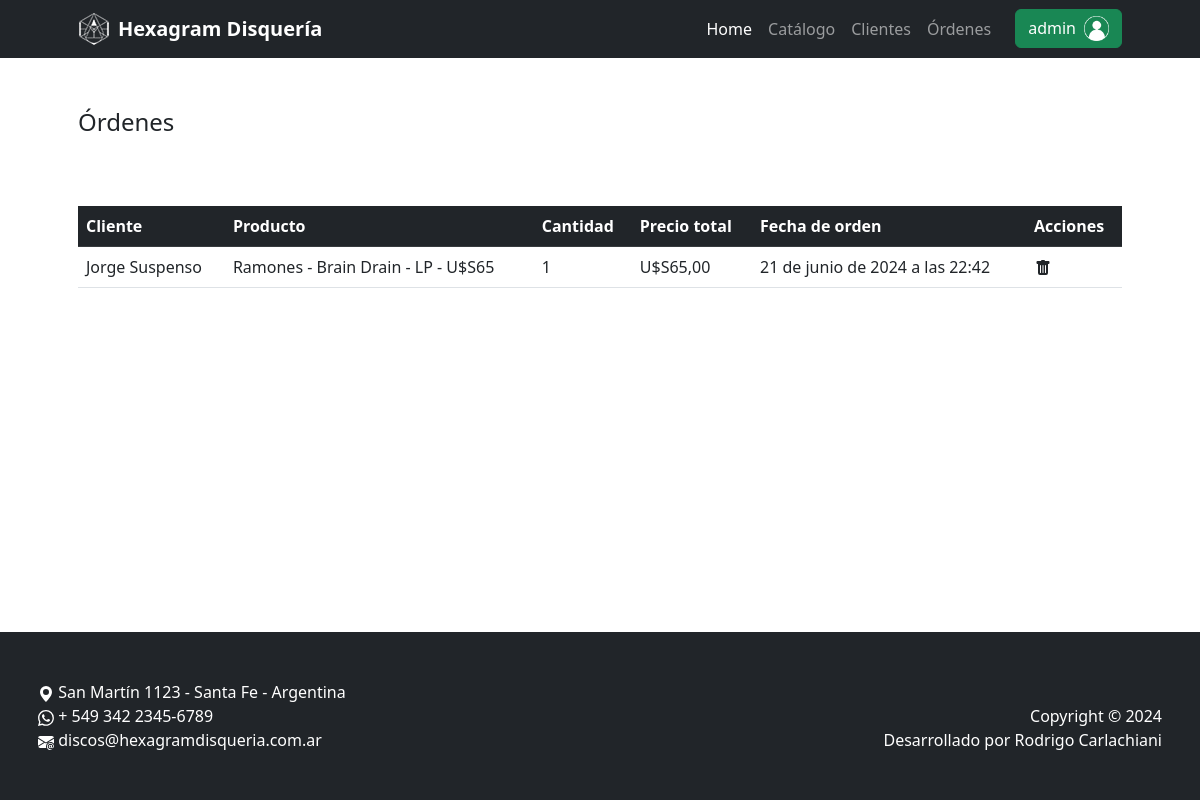
The app's page /ordenes/home/ (signed in) with its own data.
### ordenes/models.py (models this page shows, shortened)
class Order(models.Model):
  client = models.ForeignKey(Client, on_delete=models.DO_NOTHING, related_name='orders')
  product = models.ForeignKey(Product, on_delete=models.DO_NOTHING)
  quantity = models.PositiveIntegerField()
  total_price = models.DecimalField(max_digits=10, decimal_places=2, editable=False)
  order_date = models.DateTimeField(default=timezone.now, editable=False)
  class Meta:
    ordering = ['-order_date']

### clientes/models.py (models this page shows)
class Client(models.Model):
    user = models.OneToOneField(User, on_delete=models.CASCADE, related_name='client')
    phone = models.CharField(max_length=50, blank=True)
    birthdate = models.DateField(null=True, blank=True)
    avatar = models.ImageField(upload_to='avatars/', default='project/core/static/core/img/avatar_default.webp', null=True, blank=True)

### catalogo/models.py (models this page shows, shortened)
class Product(models.Model):
  name = models.CharField(max_length=100, verbose_name='Nombre')
  price = models.IntegerField(verbose_name='Precio')
  format = models.ForeignKey(Format, on_delete=models.CASCADE, verbose_name='Formato')
  genre = models.ForeignKey(Genre, on_delete=models.CASCADE, verbose_name='Género')
  stock = models.IntegerField(default=0, verbose_name='Stock')
  image = models.ImageField(upload_to='products/', null=True, blank=True, verbose_name='Imagen')

class Format(models.Model):
  name = models.CharField(max_length=100, unique=True, verbose_name='Nombre')
  def __str__(self):
    return self.name

### ordenes/views.py (the view)
# urls.py: path('home/', views.home, name='home'),
@login_required
def home(request):
  if request.user.is_staff:
    orders = models.Order.objects.all()
    return render(request, 'ordenes/index.html', {'ordenes': orders})
  else:
    cliente = request.user.client
    orders = models.Order.objects.filter(client=cliente)
    return render(request, 'ordenes/index.html', {'ordenes': orders})

### ordenes/templates/ordenes/index.html (shortened to what this page needs)
{% extends 'core/base.html' %}
{% block contenido %}
<div class="d-flex mt-4 justify-content-between w-100">
  <h3 class="fs-4 text-start">
    {% if request.user.is_staff %}
    Órdenes
    {% else %}
    Mis Órdenes
    {% endif %}
  </h3>
</div>
<div class="d-flex flex-column align-items-center w-100 h-75 mt-2" style="overflow-y: auto; max-height: 50vh">
  <table class="table">
    <tr class="table-dark">
      {% if request.user.is_staff %}
      <th>Cliente</th>
      {% endif %}
      <th>Producto</th>
      <th>Cantidad</th>
      <th>Precio total</th>
      <th>Fecha de orden</th>
      <th>Acciones</th>
    </tr>
    {% if not ordenes %}
    <tr>
      <td colspan="6" class="bg-light">
        <div class="d-flex justify-content-center align-items-center gap-2">
          <svg xmlns="http://www.w3.org/2000/svg" width="16" height="16" fill="currentColor"
            class="bi bi-exclamation-triangle-fill" viewBox="0 0 16 16">
            <path
              d="M8.982 1.566a1.13 1.13 0 0 0-1.96 0L.165 13.233c-.457.778.091 1.767.98 1.767h13.713c.889 0 1.438-.99.98-1.767zM8 5c.535 0 .954.462.9.995l-.35 3.507a.552.552 0 0 1-1.1 0L7.1 5.995A.905.905 0 0 1 8 5m.002 6a1 1 0 1 1 0 2 1 1 0 0 1 0-2" />
          </svg>
          Aún no {%if request.user.is_staff%}han{%else%}has{%endif%} realizado ninguna orden.
        </div>
      </td>
    </tr>
    {% else %}
    {% for orden in ordenes %}
    <tr>
      {% if request.user.is_staff %}
      <td>{{orden.client.user.first_name}} {{orden.client.user.last_name}}</td>
      {% endif %}
      <td>{{orden.product.name}} - {{orden.product.format}} - U$S{{orden.product.price}}</td>
      <td>{{orden.quantity}}</td>
      <td>U$S{{orden.total_price}}</td>
      <td>{{orden.order_date}}</td>
      <td>
        <div class="d-flex">
          <a type=" ubmit" class="btn btn-sm m-0 p-0" href="{% url 'ordenes:order_delete' orden.id %}">
          </a>
        </div>
      </td>
    </tr>
    {% endfor %}
    {% endif %}
  </table>
</div>
{% endblock contenido %}

### core/templates/core/components/navbar.html (shortened to what this page needs)
{% load static %}
<nav class="d-flex navbar navbar-expand-lg navbar-dark bg-dark">
  <div class="container px-5 h-100">
    <a class="navbar-brand fw-bold d-flex align-items-center " href="{% url 'core:home' %}">
      <img class="me-2" src="{% static 'core/img/hexagram-logo-navbar.webp' %}" alt="Logo de la disquería">
      <p class="p-0 m-0 ">Hexagram Disquería</p>
    </a>
    <div class="collapse navbar-collapse" id="navbarSupportedContent">
      <ul class="navbar-nav ms-auto mb-2 mb-lg-0">
        <li class="nav-item">
          <a class="nav-link active" aria-current="page" href="{% url 'core:home' %}">Home</a>
        </li>
        <li class="nav-item">
          <a class="nav-link" href="{% url 'catalogo:home' %}">Catálogo</a>
        </li>
        {% if user.is_authenticated %}
        {% if user.is_staff %}
        <li class="nav-item">
          <a class="nav-link" href="{% url 'clientes:home' %}">Clientes</a>
        </li>
        {% endif %}
        <li class="nav-item">
          <a class="nav-link" href="{% url 'ordenes:home' %}">{%if not user.is_staff%}Mis {%endif%}Órdenes</a>
        </li>
        <li class="nav-item ms-3">
          <div class="dropdown">
            <button class="btn btn-success " type="button" data-bs-toggle="dropdown" aria-expanded="false">
              <div class="d-flex gap-2">
                {{ user.username }}
                {% if user.is_staff or not user.client.avatar %}
                <img style="width: 25px;" src="{% static 'core/img/avatar_default.webp' %}" alt="Avatar administrador">
                {% else %}
                <img style="width: 25px; border-radius: 50%;" src="{{ user.client.avatar.url }}" alt="Avatar cliente">
                {% endif %}
              </div>
            </button>
          </div>
        </li>
        {% endif %}
      </ul>
    </div>
  </div>
</nav>

### records on screen
Order: client.user.first_name "Jorge", client.user.last_name "Suspenso", product.name "Ramones - Brain Drain", product.format "LP", product.price "65", quantity "1", total_price "65,00", order_date "21 de junio de 2024 a las 22:42"

### other values on screen
{{ user.username }} "admin"
